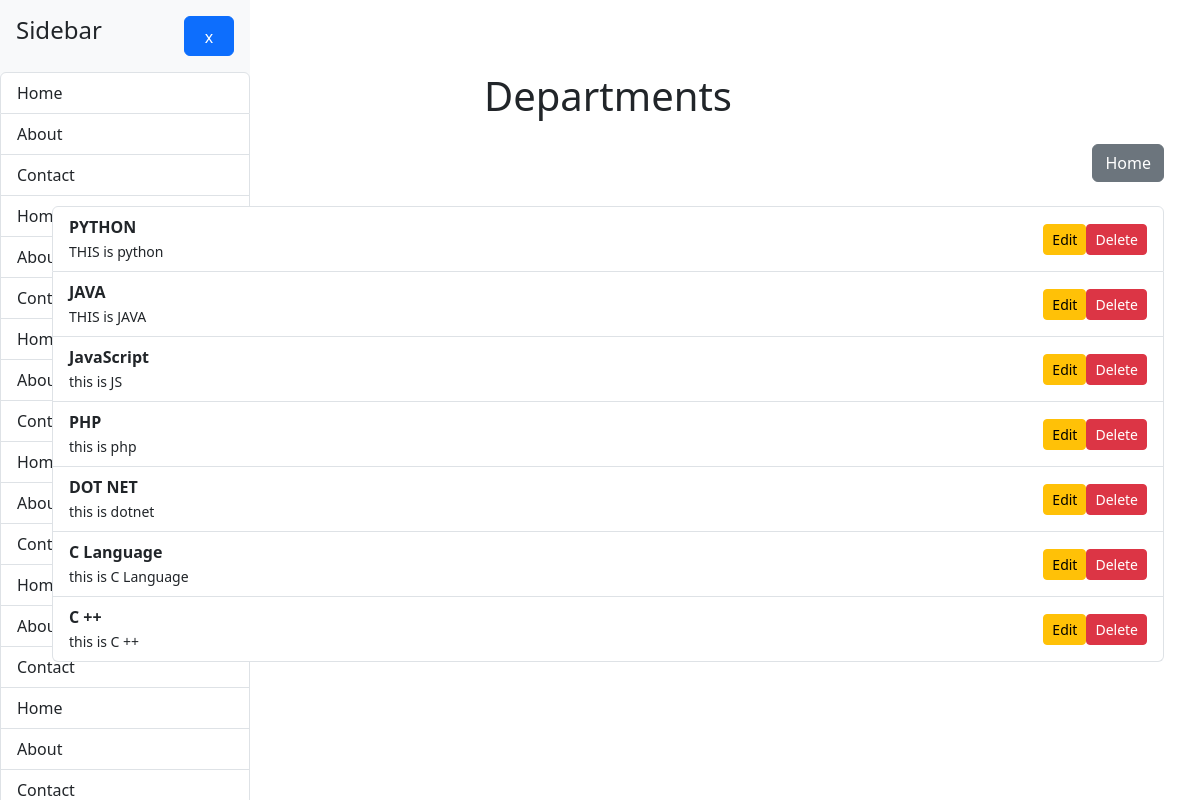
The page /departments on the database its author committed.
### master/models.py (models this page shows, shortened)
class BaseClass(models.Model):
    created_at = models.DateTimeField(auto_now_add=True)
    updated_at = models.DateTimeField(auto_now=True)
    class Meta:
        abstract = True

class Departments(BaseClass):
    d_name = models.CharField(max_length=20)
    about = models.TextField(blank=True)

### master/views.py (the view)
# urls.py: path("departments", dept_view, name='dept_view'),
def dept_view(request):
    get_dept = Departments.objects.all()
    context = {"depts":get_dept}
    return render (request, "master/departments.html", context=context)

### master/templates/master/departments.html
{% extends './base.html' %}
{% block content %}
    <div class="container mt-5">
        <h1 class="text-center mb-4">Departments</h1>
        <div class="d-flex justify-content-between mb-4">
            <a href="{% url 'add_dept' %}" class="btn btn-primary">Add Department</a>
            <a href="{% url 'home_view' %}" class="btn btn-secondary">Home</a>
        </div>
        <div class="list-group">
            {% for d in depts %}
                <div class="list-group-item d-flex justify-content-between align-items-center">
                    <div>
                        <strong>{{d.d_name}}</strong> <br>
                        <small>{{d.about}}</small>
                    </div>
                    <div class="d-flex">
                        <a href="{% url 'edit_dept' id=d.id %}" class="btn btn-warning btn-sm mr-2">Edit</a>
                        <a href="{% url 'delete_dept' id=d.id %}" class="btn btn-danger btn-sm">Delete</a>
                    </div>
                </div>
            {% endfor %}
        </div>
    </div>
{% endblock %}

### master/templates/master/base.html (shortened to what this page needs)
<!DOCTYPE html>
<html lang="en">
<head>
    <link href="https://cdn.jsdelivr.net/npm/bootstrap@5.3.3/dist/css/bootstrap.min.css" rel="stylesheet">
</head>
<body>
    <div class="d-flex">
        <div class="sidebar bg-light" id="sidebar" style="width: 250px; height: 100vh; position: fixed;">
            <div class="d-flex justify-content-between p-3">
                <h4>Sidebar</h4>
                <button class="btn btn-primary" id="sidebarToggle">
                    <span class="navbar-toggler-icon">x</span>
                </button>
            </div>
            <div class="list-group">
                <a href="#" class="list-group-item list-group-item-action">Home</a>
                <a href="#" class="list-group-item list-group-item-action">About</a>
                <a href="#" class="list-group-item list-group-item-action">Contact</a>
                <a href="#" class="list-group-item list-group-item-action">Home</a>
                <a href="#" class="list-group-item list-group-item-action">About</a>
                <a href="#" class="list-group-item list-group-item-action">Contact</a>
                <a href="#" class="list-group-item list-group-item-action">Home</a>
                <a href="#" class="list-group-item list-group-item-action">About</a>
                <a href="#" class="list-group-item list-group-item-action">Contact</a>
                <a href="#" class="list-group-item list-group-item-action">Home</a>
                <a href="#" class="list-group-item list-group-item-action">About</a>
                <a href="#" class="list-group-item list-group-item-action">Contact</a>
                <a href="#" class="list-group-item list-group-item-action">Home</a>
                <a href="#" class="list-group-item list-group-item-action">About</a>
                <a href="#" class="list-group-item list-group-item-action">Contact</a>
                <a href="#" class="list-group-item list-group-item-action">Home</a>
                <a href="#" class="list-group-item list-group-item-action">About</a>
                <a href="#" class="list-group-item list-group-item-action">Contact</a>
            </div>
        </div>
        <div class="content-container ms-3 p-4" style="flex-grow: 1; margin-left: 250px; min-height: 400px;">
            {% block content %}{% endblock %}
        </div>
    </div>
</body>
</html>

### master/templates/master/base.html (style rules this page uses)
.sidebar { transition: width 0.3s ease; }
.content-container { transition: margin-left 0.3s ease; }

### rows shown on the page
Departments: d_name "PYTHON", about "THIS is python"
Departments: d_name "JAVA", about "THIS is JAVA"
Departments: d_name "JavaScript", about "this is JS"
Departments: d_name "PHP", about "this is php"
Departments: d_name "DOT NET", about "this is dotnet"
Departments: d_name "C Language", about "this is C Language"
Departments: d_name "C ++", about "this is C ++"
